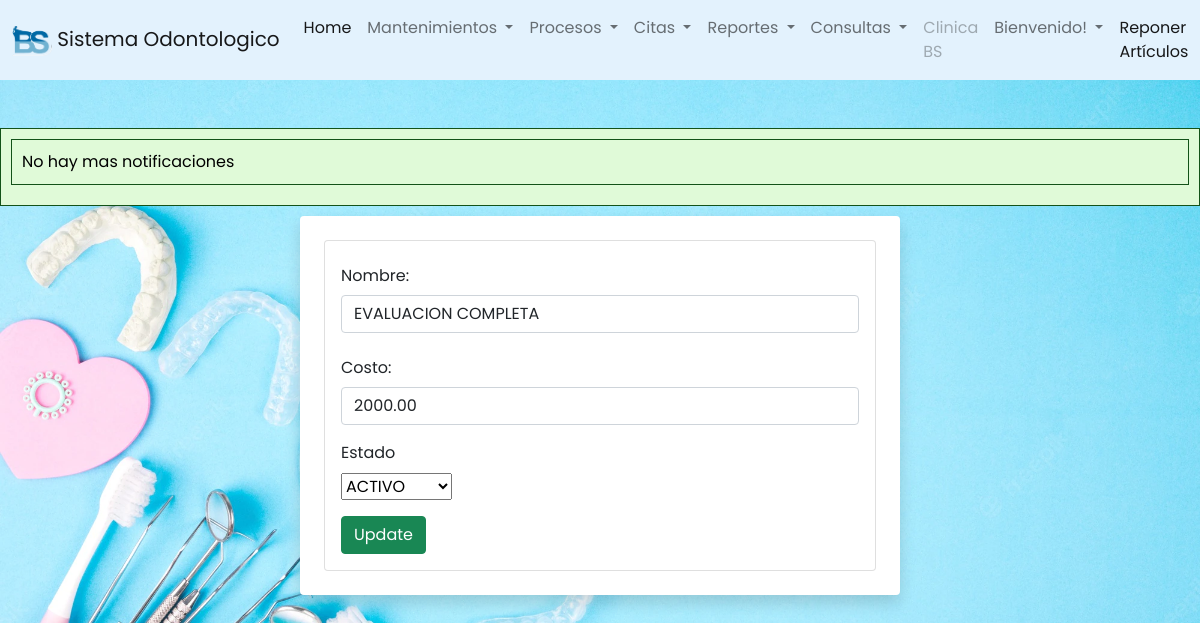
Page /odontologia/servicio/editarser.php?id=1 on the committed database.
### tables this page shows
CREATE TABLE `servicios` (
  `id_ser` int(11) NOT NULL,
  `nom_ser` varchar(100) DEFAULT NULL,
  `cost_ser` decimal(19,2) DEFAULT NULL,
  `status` int(11) DEFAULT NULL,
  `espec_req` int(11) DEFAULT NULL,
  `tip_ser` int(11) DEFAULT NULL
);

CREATE TABLE `estados` (
  `id_status` int(11) NOT NULL,
  `des_status` varchar(50) DEFAULT NULL
);

### odontologia/servicio/editarser.php (the view, shortened to what this page needs)
<?php
    include('../conexion.php');
    if(isset($_GET['id'])){
        $id = $_GET['id'];
        $query ="SELECT s.id_ser, s.nom_ser, s.cost_ser,et.id_status, et.des_status FROM servicios AS s
        LEFT JOIN estados AS et  ON s.status = et.id_status WHERE id_ser = $id";
        $result = mysqli_query($conexion, $query);
        if(mysqli_num_rows($result) == 1){
            $option2= '';
            while($row = mysqli_fetch_array($result)){
                $nombre = $row['nom_ser'];
                $costo = $row['cost_ser'];
                $idstatus = $row['id_status'];
                $estatus = $row['des_status'];
                if($idstatus == 1){
                    $option2 = '<option value="'.$idstatus.'"select>'.$estatus.'</option>';
                }
            }
        }
    }
?>
<?php include("../includes/header.php")?>
<?php include("../includes/footer.php")?>
<div class="container bg-white rounded shadow p-4 col-xl-4 col-lg-6" style="width: 50%">
                <div class="card card-body">
                    <form action="editarser.php?id=<?php echo $_GET['id'];?> " method="POST">
                    <div class="mb-3">
                        <label for="nombre" class="col-form-label">Nombre:</label>
                        <input type="text" class="form-control" id="nombre" name="nombre" value="<?php echo $nombre;?>"  placeholder="Actualiza Nombre">
                    </div>
                    <div class="mb-3">
                        <label for="costo" class="col-form-label">Costo:</label>
                        <input type="text" class="form-control" id="costo" name="costo" value="<?php echo $costo;?>"  placeholder="Actualiza Fecha">
                    </div>
                    <div class="mb-3">
                        <label for="estado" class="form-label">Estado</label>
                        <br>
                        <select name="estado" id="estado" class="notItemOne">
                            <?php
                                echo $option2;
                            ?>
                        </select>
                    </div>
                    <button class="btn btn-success" name="update">
                        Update
                    </button>
                    </form>
                </div>
</div>

### odontologia/CSS/styl.css (style rules this page uses)
* { margin: 0; padding: 0; user-select: none; box-sizing: border-box; font-family: 'Poppins', sans-serif; }
body { margin: 0; background-image: url('fondo\ menu.webp'); background-size: cover; background-attachment: fixed; }

### odontologia/includes/ejecutar_procedimiento.php (style rules this page uses)
body { background-color: #f0f0f0; font-family: Arial, sans-serif; color: #333; margin: 0; padding: 0; }

### rows in the picture
servicios: nombre "EVALUACION COMPLETA", costo "2000.00", estado "ACTIVO"
